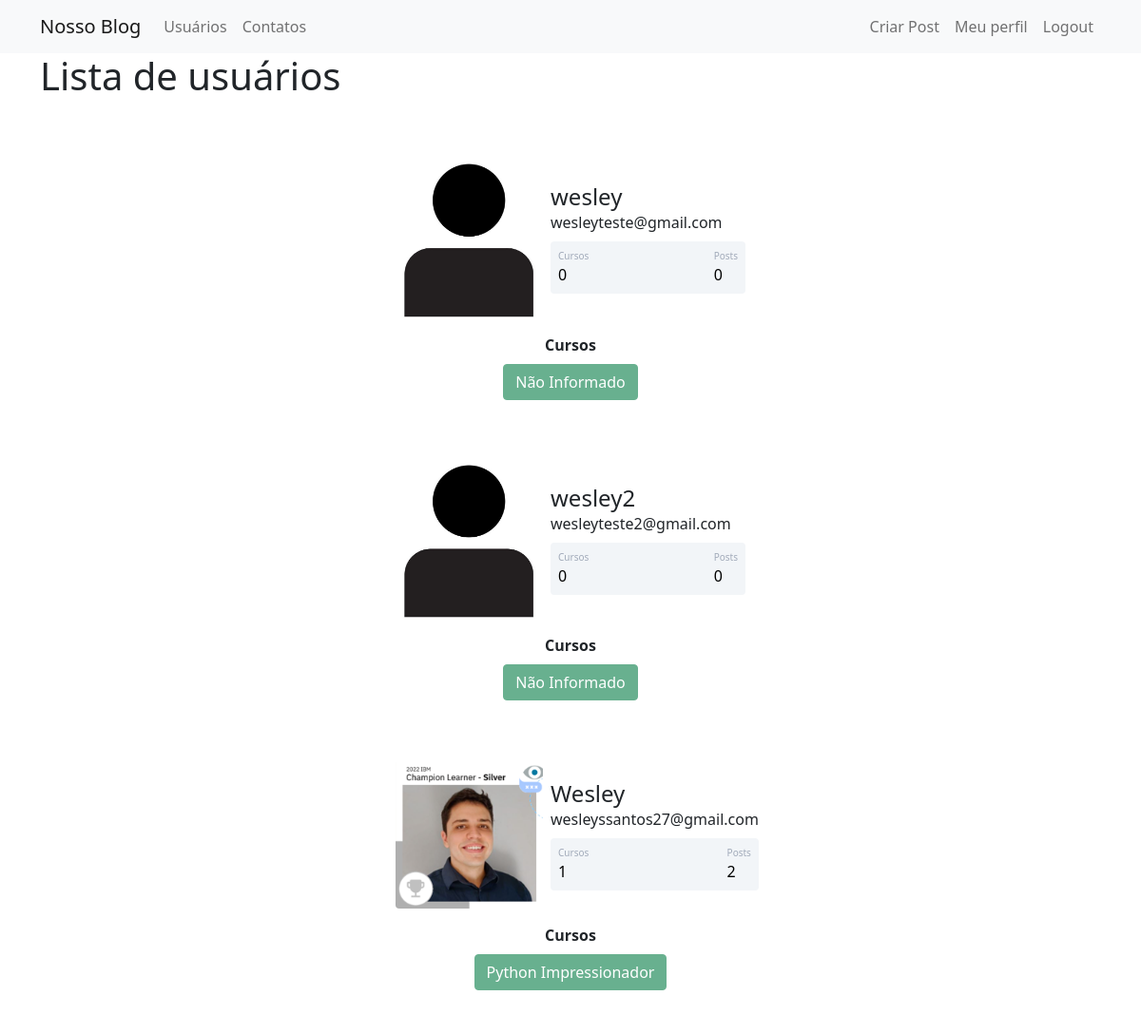
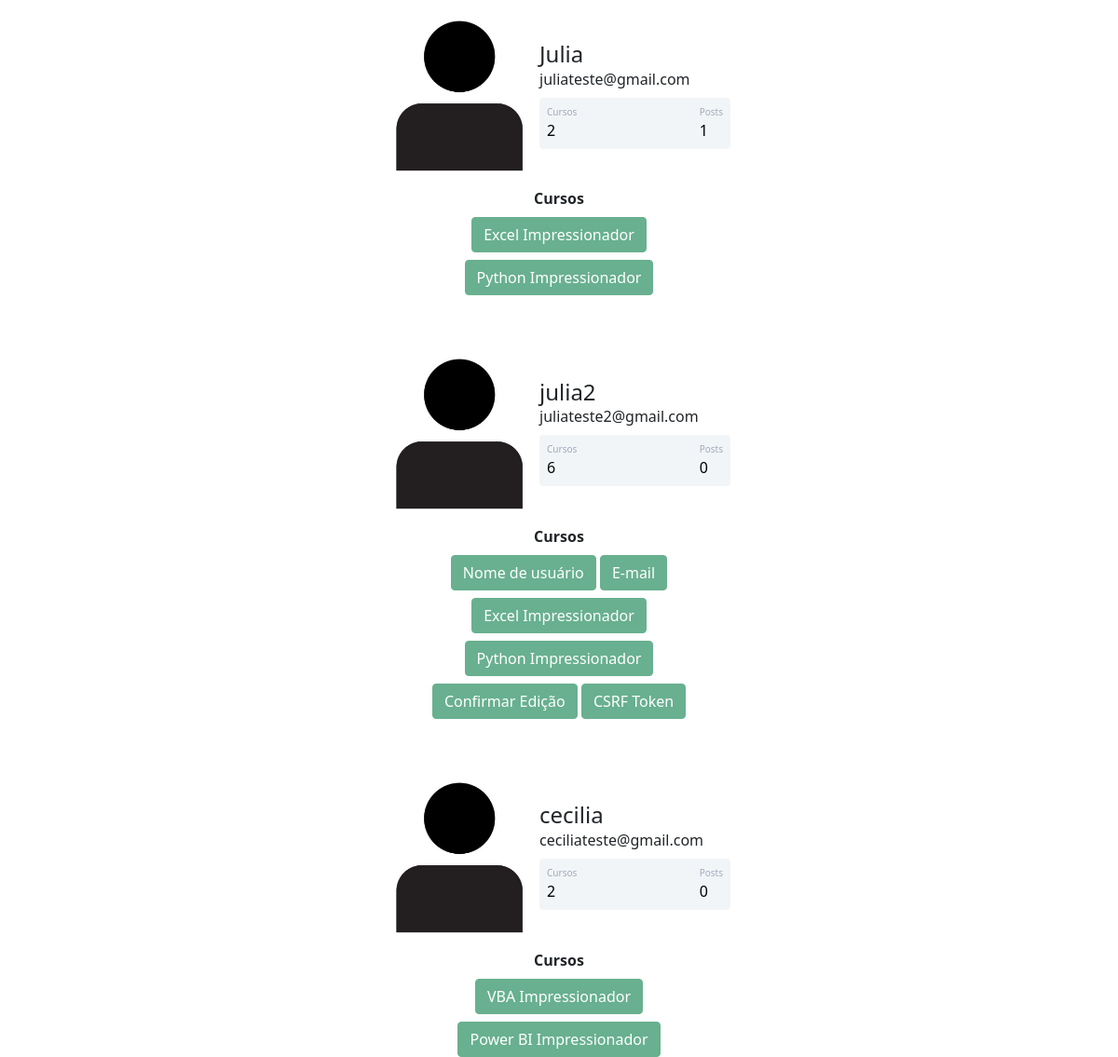
The app's page /usuarios (signed in) with its own data (2 pictures, top to bottom).
### comunidadeimpressionadora/models.py (models this page shows)
class Usuario(database.Model, UserMixin):
    id = database.Column(database.Integer, primary_key=True)
    username = database.Column(database.String, nullable=False)
    email = database.Column(database.String, nullable=False, unique=True)
    senha = database.Column(database.String, nullable=False)
    foto_perfil = database.Column(database.String, default='default.jpg')
    post = database.relationship('Post', backref='autor', lazy=True)
    cursos = database.Column(database.String, nullable=False, default='Não Informado')
    def contar_posts(self):
        return len(self.post)

### comunidadeimpressionadora/routes.py (the view)
@app.route('/usuarios')
@login_required
def usuarios():
    lista_usuarios = Usuario.query.all()
    return render_template('usuarios.html', lista_usuarios=lista_usuarios)

### comunidadeimpressionadora/models.py (called while the page is built)
@login_manager.user_loader
def load_usuario(id_usuario):
    return Usuario.query.get(int(id_usuario))

### comunidadeimpressionadora/templates/usuarios.html
{% extends 'base.html' %}
{% block body %}
    <div class="container">
        <h1>Lista de usuários</h1>
        {% for usuario in lista_usuarios: %}
            <div class="container mt-5 d-flex justify-content-center">
                <div class="card p-3">
                    <div class="d-flex align-items-center">
                        <div class="image pe-2">
                        <img src="{{ url_for('static', filename='profile_images/{}'.format(usuario.foto_perfil)) }}" class="rounded" width="155" >
                        </div>
                        <div class="ml-3 w-100">
                            <h4 class="mb-0 mt-0">{{ usuario.username }}</h4>
                            <span>{{ usuario.email }}</span>
                            <div class="p-2 mt-2 bg-primary d-flex justify-content-between rounded text-white stats">
                                {% if 'Não Informado' in usuario.cursos or usuario.cursos == '' %}
                                <div class="d-flex flex-column">
                                    <span class="articles">Cursos</span>
                                    <span class="number1">0</span>
                                </div>
                                {% else %}
                                <div class="d-flex flex-column">
                                    <span class="articles">Cursos</span>
                                    <span class="number1">{{ usuario.cursos.count(';') + 1}}</span>
                                </div>
                                {% endif %}
                                <div class="d-flex flex-column">
                                    <span class="rating">Posts</span>
                                    <span class="number3">{{ usuario.contar_posts() }}</span>
                                </div>
                            </div>
                        </div>
                    </div>
                </div>
            </div>
            <div class="row justify-content-center">
                <div class="col col-4" style="text-align: center">
                    <strong>Cursos</strong><br>
                    {% if usuario.cursos %}
                        {% for curso in usuario.cursos.split(';') %}
                        <button type="button" class="btn btn-success mt-2" disabled>{{ curso }}</button>
                        {% endfor %}
                    {% else %}
                        <p> Nenhum curso cadastrado </p>
                    {% endif %}
                </div>
            </div>
        {% endfor %}
    </div>
{% endblock %}

### comunidadeimpressionadora/static/main.css (style rules this page uses)
.card { width: 400px; border: none; border-radius: 10px; background-color: #fff; }
.stats { background: #f2f5f8 !important; color: #000 !important; }
.articles { font-size:10px; color: #a1aab9; }
.number1 { font-weight:500; }
.rating { font-size:10px; color: #a1aab9; }
.number3 { font-weight:500; }

### records on screen
Usuario: foto_perfil (placeholder picture), username "wesley", email "wesleyteste@gmail.com", shows "Cursos", contar_posts "0", cursos "Não Informado"
Usuario: foto_perfil (placeholder picture), username "wesley2", email "wesleyteste2@gmail.com", shows "Cursos", contar_posts "0", cursos "Não Informado"
Usuario: foto_perfil (picture), username "Wesley", email "wesleyssantos27@gmail.com", cursos "1", contar_posts "2", cursos "Python Impressionador"
Usuario: foto_perfil (placeholder picture), username "Julia", email "juliateste@gmail.com", cursos "2", contar_posts "1", curso "Excel Impressionador" "Python Impressionador"
Usuario: foto_perfil (placeholder picture), username "julia2", email "juliateste2@gmail.com", cursos "6", contar_posts "0", curso "Nome de usuário" "E-mail" "Excel Impressionador" "Python Impressionador" "Confirmar Edição" "CSRF Token"
Usuario: foto_perfil (placeholder picture), username "cecilia", email "ceciliateste@gmail.com", cursos "2", contar_posts "0", curso "VBA Impressionador" "Power BI Impressionador"
